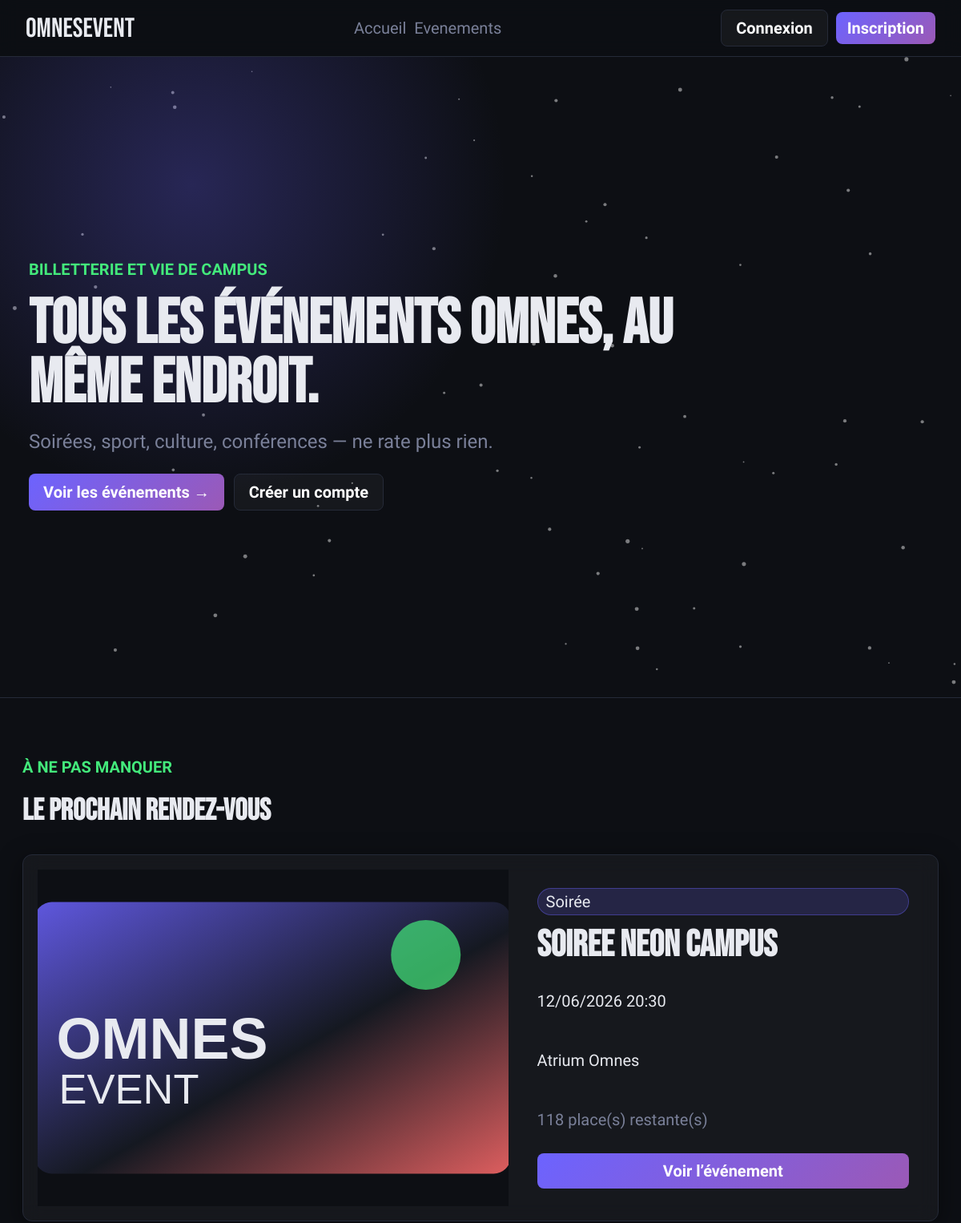
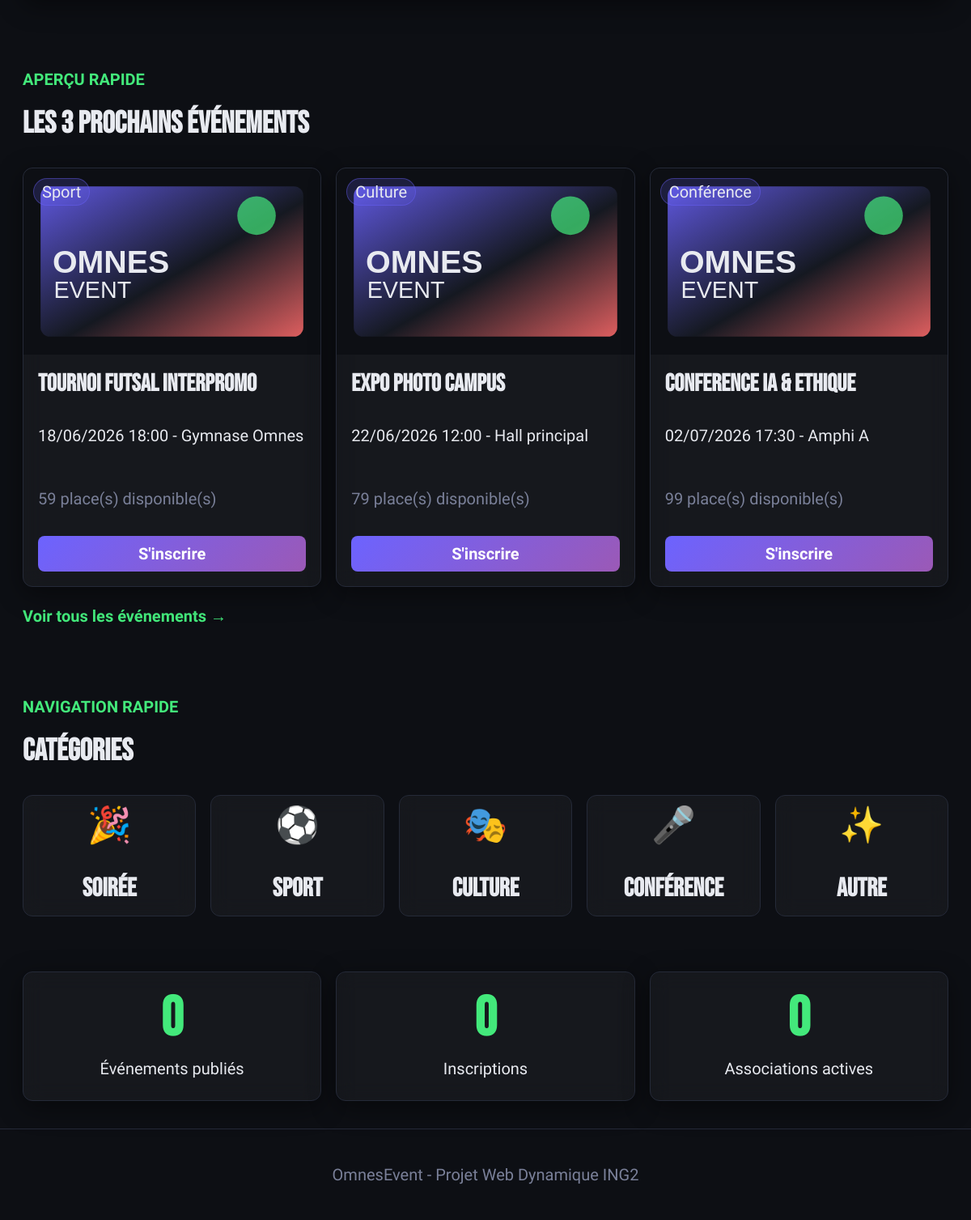
The page / on the database its author committed (2 pictures, top to bottom).
### tables this page shows
CREATE TABLE evenements (
    id INT AUTO_INCREMENT PRIMARY KEY,
    titre VARCHAR(180) NOT NULL,
    description TEXT NOT NULL,
    categorie ENUM('Soirée','Sport','Culture','Conférence','Autre') NOT NULL,
    date_evenement DATETIME NOT NULL,
    nom_lieu VARCHAR(180) NOT NULL,
    adresse_lieu VARCHAR(255),
    url_affiche VARCHAR(255),
    capacite INT NOT NULL,
    cree_par INT NOT NULL,
    statut ENUM('en_attente','publie','annule') DEFAULT 'publie',
    cree_le DATETIME DEFAULT CURRENT_TIMESTAMP,
    CONSTRAINT fk_evenements_utilisateurs FOREIGN KEY (cree_par) REFERENCES utilisateurs(id) ON DELETE CASCADE
);

### includes/auth.php (called while the page is built, shortened)
<?php
function e($valeur) {
    return htmlspecialchars((string)$valeur, ENT_QUOTES, 'UTF-8');
}
function baseUrlSite() {
    $racineDocument = realpath($_SERVER['DOCUMENT_ROOT'] ?? '');
    $racineProjet = realpath(__DIR__ . '/..');
    if ($racineDocument && $racineProjet && strpos(strtolower($racineProjet), strtolower($racineDocument)) === 0) {
        $relatif = trim(str_replace('\\', '/', substr($racineProjet, strlen($racineDocument))), '/');
        return $relatif !== '' ? '/' . $relatif : '';
    }
    $script = $_SERVER['SCRIPT_NAME'] ?? '';
    $segments = explode('/', trim($script, '/'));
    return !empty($segments[0]) && substr($segments[0], -4) !== '.php' ? '/' . $segments[0] : '';
}
function urlSite($chemin = '') {
    if (strpos($chemin, '/omnesevent/') === 0) {
        $chemin = substr($chemin, strlen('/omnesevent'));
    } elseif ($chemin[0] !== '/') {
        $chemin = '/' . $chemin;
    }
    return baseUrlSite() . $chemin;
}
function estConnecte() {
    return isset($_SESSION['utilisateur_id']);
}
?>

### index.php (the view, shortened to what this page needs)
<?php
require_once __DIR__ . '/includes/db.php';
require_once __DIR__ . '/includes/auth.php';
$sqlProchain = "SELECT e.*, u.prenom, u.nom,
        (e.capacite - (
            SELECT COUNT(*) FROM inscriptions i
            WHERE i.evenement_id = e.id AND i.statut = 'confirme'
        )) AS places_restantes
        FROM evenements e
        INNER JOIN utilisateurs u ON e.cree_par = u.id
        WHERE e.statut = ? AND e.date_evenement > NOW()
        ORDER BY e.date_evenement ASC
        LIMIT 1";
$requete = $bdd->prepare($sqlProchain);
$requete->execute(array('publie'));
$prochainEvenement = $requete->fetch(PDO::FETCH_ASSOC);
$sqlApercu = "SELECT e.*, u.prenom, u.nom,
        (e.capacite - (
            SELECT COUNT(*) FROM inscriptions i
            WHERE i.evenement_id = e.id AND i.statut = 'confirme'
        )) AS places_restantes
        FROM evenements e
        INNER JOIN utilisateurs u ON e.cree_par = u.id
        WHERE e.statut = ? AND e.date_evenement > NOW()";
$paramsApercu = array('publie');
if ($prochainEvenement) {
    $sqlApercu .= ' AND e.id <> ?';
    $paramsApercu[] = $prochainEvenement['id'];
}
$sqlApercu .= ' ORDER BY e.date_evenement ASC LIMIT 3';
$requete = $bdd->prepare($sqlApercu);
$requete->execute($paramsApercu);
$evenementsApercu = $requete->fetchAll(PDO::FETCH_ASSOC);
$requete = $bdd->prepare("SELECT COUNT(*) FROM evenements WHERE statut = ?");
$requete->execute(array('publie'));
$totalEvenements = (int)$requete->fetchColumn();
$requete = $bdd->prepare('SELECT COUNT(*) FROM inscriptions');
$requete->execute(array());
$totalInscriptions = (int)$requete->fetchColumn();
$requete = $bdd->prepare('SELECT COUNT(*) FROM associations');
$requete->execute(array());
$totalAssociations = (int)$requete->fetchColumn();
$categories = array(
    array('label' => 'Soir&eacute;e', 'url' => 'Soir%C3%A9e', 'icon' => '&#127881;'),
    array('label' => 'Sport', 'url' => 'Sport', 'icon' => '&#9917;'),
    array('label' => 'Culture', 'url' => 'Culture', 'icon' => '&#127917;'),
    array('label' => 'Conf&eacute;rence', 'url' => 'Conf%C3%A9rence', 'icon' => '&#127908;'),
    array('label' => 'Autre', 'url' => 'Autre', 'icon' => '&#10024;')
);
include __DIR__ . '/includes/header.php';
?>
<section class="hero landing-hero">
    <canvas id="particles"></canvas>
    <div class="hero-content landing-hero-content">
        <p class="eyebrow">Billetterie et vie de campus</p>
        <h1>Tous les &eacute;v&eacute;nements Omnes, au m&ecirc;me endroit.</h1>
        <p class="hero-subtitle">Soir&eacute;es, sport, culture, conf&eacute;rences — ne rate plus rien.</p>
        <div class="hero-actions">
            <a class="btn" href="<?php echo e(urlSite('/event/list.php')); ?>">Voir les &eacute;v&eacute;nements &rarr;</a>
            <a class="btn ghost" href="<?php echo e(urlSite('/register.php')); ?>">Cr&eacute;er un compte</a>
        </div>
    </div>
</section>
<section class="section featured-section">
    <div class="section-title">
        <div>
            <p class="eyebrow">&Agrave; ne pas manquer</p>
            <h2>Le prochain rendez-vous</h2>
        </div>
    </div>
    <?php if ($prochainEvenement) {
        $affiche = urlSite($prochainEvenement['url_affiche'] ?: '/assets/img/default-event.svg');
    ?>
        <article class="featured-event panel">
            <a class="featured-poster" href="<?php echo e(urlSite('/event/detail.php?id=' . (int)$prochainEvenement['id'])); ?>">
                <img src="<?php echo e($affiche); ?>" alt="<?php echo e($prochainEvenement['titre']); ?>">
            </a>
            <div class="featured-content">
                <span class="badge"><?php echo e($prochainEvenement['categorie']); ?></span>
                <h2><?php echo e($prochainEvenement['titre']); ?></h2>
                <p><?php echo date('d/m/Y H:i', strtotime($prochainEvenement['date_evenement'])); ?></p>
                <p><?php echo e($prochainEvenement['nom_lieu']); ?></p>
                <p class="muted"><?php echo (int)$prochainEvenement['places_restantes']; ?> place(s) restante(s)</p>
                <a class="btn" href="<?php echo e(urlSite('/event/detail.php?id=' . (int)$prochainEvenement['id'])); ?>">
                    <?php echo estConnecte() ? 'R&eacute;server ma place' : 'Voir l&rsquo;&eacute;v&eacute;nement'; ?>
                </a>
            </div>
        </article>
    <?php } else { ?>
        <div class="panel empty-state">Aucun &eacute;v&eacute;nement pr&eacute;vu pour le moment — revenez bient&ocirc;t !</div>
    <?php } ?>
</section>
<section class="section">
    <div class="section-title">
        <div>
            <p class="eyebrow">Aper&ccedil;u rapide</p>
            <h2>Les 3 prochains &eacute;v&eacute;nements</h2>
        </div>
    </div>
    <div class="preview-grid">
        <?php foreach ($evenementsApercu as $evenement) { include __DIR__ . '/includes/event-card.php'; } ?>
    </div>
    <a class="text-link" href="<?php echo e(urlSite('/event/list.php')); ?>">Voir tous les &eacute;v&eacute;nements &rarr;</a>
</section>
<section class="section">
    <div class="section-title">
        <div>
            <p class="eyebrow">Navigation rapide</p>
            <h2>Cat&eacute;gories</h2>
        </div>
    </div>
    <div class="category-grid">
        <?php foreach ($categories as $categorie) { ?>
            <a class="category-tile" href="<?php echo e(urlSite('/event/list.php?categorie=' . $categorie['url'])); ?>">
                <span><?php echo $categorie['icon']; ?></span>
                <strong><?php echo $categorie['label']; ?></strong>
            </a>
        <?php } ?>
    </div>
</section>
<section class="section stats-section">
    <div class="stats-grid">
        <article class="stat-card panel">
            <strong class="stat-number" data-target="<?php echo $totalEvenements; ?>">0</strong>
            <span>&Eacute;v&eacute;nements publi&eacute;s</span>
        </article>
        <article class="stat-card panel">
            <strong class="stat-number" data-target="<?php echo $totalInscriptions; ?>">0</strong>
            <span>Inscriptions</span>
        </article>
        <article class="stat-card panel">
            <strong class="stat-number" data-target="<?php echo $totalAssociations; ?>">0</strong>
            <span>Associations actives</span>
        </article>
    </div>
</section>
<?php
include __DIR__ . '/includes/footer.php';
?>

### includes/header.php (shortened to what this page needs)
<?php
require_once __DIR__ . '/auth.php';
?>
<!DOCTYPE html>
<html lang="fr">
<head>
    <link rel="stylesheet" href="<?php echo e(urlSite('/assets/css/style.css')); ?>">
</head>
<body data-base-url="<?php echo e(baseUrlSite()); ?>">
<header class="site-header">
    <nav class="navbar">
        <a class="logo" href="<?php echo e(urlSite('/index.php')); ?>">OmnesEvent</a>
        <div class="nav-links">
            <a href="<?php echo e(urlSite('/index.php')); ?>">Accueil</a>
            <a href="<?php echo e(urlSite('/event/list.php')); ?>">Evenements</a>
        </div>
        <div class="nav-actions">
            <?php if (estConnecte()) { ?>
                <a class="btn ghost" href="<?php echo e(urlSite('/profile/index.php')); ?>"><?php echo e($_SESSION['prenom']); ?></a>
                <a class="btn small" href="<?php echo e(urlSite('/logout.php')); ?>">Deconnexion</a>
            <?php } else { ?>
                <a class="btn ghost" href="<?php echo e(urlSite('/login.php')); ?>">Connexion</a>
                <a class="btn small" href="<?php echo e(urlSite('/register.php')); ?>">Inscription</a>
            <?php } ?>
        </div>
    </nav>
</header>
<main>

### includes/event-card.php
<?php
$affiche = urlSite($evenement['url_affiche'] ?: '/assets/img/default-event.svg');
$places = isset($evenement['places_restantes']) ? (int)$evenement['places_restantes'] : placesRestantes($bdd, $evenement);
?>
<article class="event-card" data-category="<?php echo e($evenement['categorie']); ?>">
    <a href="<?php echo e(urlSite('/event/detail.php?id=' . (int)$evenement['id'])); ?>" class="poster">
        <img src="<?php echo e($affiche); ?>" alt="<?php echo e($evenement['titre']); ?>">
        <span class="badge"><?php echo e($evenement['categorie']); ?></span>
    </a>
    <div class="card-body">
        <h3><?php echo e($evenement['titre']); ?></h3>
        <p><?php echo date('d/m/Y H:i', strtotime($evenement['date_evenement'])); ?> - <?php echo e($evenement['nom_lieu']); ?></p>
        <p class="muted"><?php echo e($places); ?> place(s) disponible(s)</p>
        <a class="btn full" href="<?php echo e(estConnecte() ? urlSite('/event/detail.php?id=' . (int)$evenement['id']) : urlSite('/login.php')); ?>">S'inscrire</a>
    </div>
</article>

### includes/footer.php (shortened to what this page needs)
    </main>
    <footer class="footer">
        <p>OmnesEvent - Projet Web Dynamique ING2</p>
    </footer>
</body>
</html>

### rows shown on the page
evenements: url_affiche (placeholder picture), categorie "Soirée", titre "Soiree Neon Campus", date_evenement "12/06/2026 20:30", nom_lieu "Atrium Omnes"
evenements: url_affiche (placeholder picture), categorie "Sport", titre "Tournoi Futsal Interpromo", date_evenement "18/06/2026 18:00", nom_lieu "Gymnase Omnes", places "59", icon "⚽"
evenements: url_affiche (placeholder picture), categorie "Culture", titre "Expo Photo Campus", date_evenement "22/06/2026 12:00", nom_lieu "Hall principal", places "79", icon "🎭"
evenements: url_affiche (placeholder picture), categorie "Conférence", titre "Conference IA & Ethique", date_evenement "02/07/2026 17:30", nom_lieu "Amphi A", places "99"

### other values the page prints
$prochainEvenement['places_restantes'] "118"
$categorie['icon'] "🎉"
$categorie['label'] "Soirée"
$categorie['icon'] "🎤"
$categorie['label'] "Conférence"
$categorie['icon'] "✨"
$categorie['label'] "Autre"
